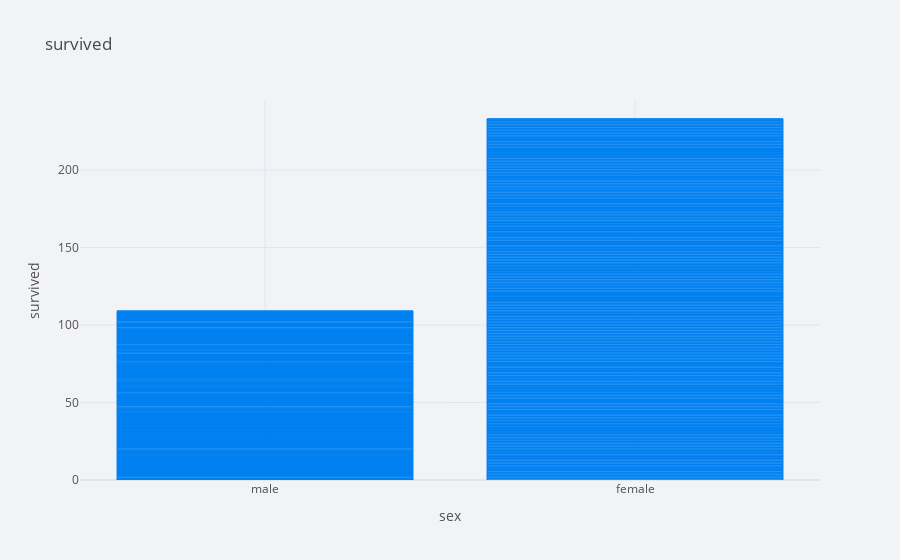

Notebook source saved alongside this figure:
### Code cell
titanic.iplot(kind='bar',x='sex',y='survived',xTitle='sex',yTitle='survived',title='survived')
# categoriacal vs numerical data

### Figure 1 — Plotly figure (JSON) as saved in the notebook; plotly's stock layout.template omitted (floating-point values rounded to 4 significant figures; data arrays with more than 128 entries replaced by an {"elided": "..."} marker saying what was removed)
{"data": [{"marker": {"color": "rgba(0, 128, 240, 0.6)", "line": {"color": "rgba(0, 128, 240, 1.0)", "width": 1}}, "name": "survived", "orientation": "v", "text": "", "type": "bar", "x": {"elided": "891 str values"}, "y": {"elided": "891 int values"}}], "layout": {"legend": {"bgcolor": "#F2F3F7", "font": {"color": "#505050"}}, "paper_bgcolor": "#F2F3F7", "plot_bgcolor": "#F2F3F7", "title": {"font": {"color": "#484848"}, "text": "survived"}, "xaxis": {"gridcolor": "#E1E5ED", "showgrid": true, "tickfont": {"color": "#505050"}, "title": {"font": {"color": "#505050"}, "text": "sex"}, "zerolinecolor": "#E1E5ED"}, "yaxis": {"gridcolor": "#E1E5ED", "showgrid": true, "tickfont": {"color": "#505050"}, "title": {"font": {"color": "#505050"}, "text": "survived"}, "zerolinecolor": "#E1E5ED"}}}
